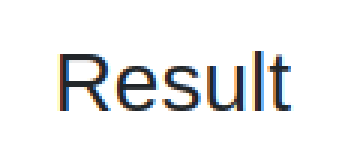
#> input picture reading/ex1.png, 116 x 54 px (shown 3 times larger)
$ jupyter execute --allow-errors test_tesseract.ipynb
#> lines starting #> are read from the running program, lines starting #| are printed output that depends on the picture
#> further down, image is the input picture: shape (54, 116, 3); mean B, G, R 237.9, 237.6, 237.3
#> `gray = cv2.cvtColor(image, cv2.COLOR_BGR2GRAY)`:
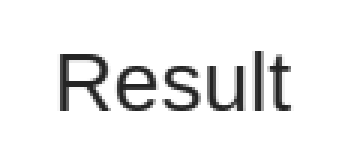
#> gray: shape (54, 116) (shown 3 times larger); min 36, max 255, mean 237.5
[cell 1]
import cv2
import pytesseract
import time

[cell 2]
# Set the path to the Tesseract executable (change this to your Tesseract installation path)
#pytesseract.pytesseract.tesseract_cmd = r'C:\Program Files\Tesseract-OCR\tesseract.exe'

# Use pytesseract to extract text with custom configuration
# --oem 3 for default LSTM OCR Engine
# --psm 6 for single block of text (fastest)
custom_config = r'--oem 3 --psm 6'

start = time.time()
print("Sarted benchmarking...")

nb_images = 100

#> (the rest of this cell did not finish here and is left out)


$ run again, with reading/ex2.png copied over reading/ex1.png
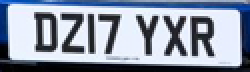
#> input picture reading/ex2.png, 125 x 36 px (shown 2 times larger)
#> image is the input picture: shape (36, 125, 3); mean B, G, R 169, 152.2, 142.5
#> `gray = cv2.cvtColor(image, cv2.COLOR_BGR2GRAY)`:
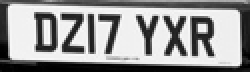
#> gray: shape (36, 125) (shown 2 times larger); min 0, max 255, mean 151.2

$ run again, with reading/ex3.png copied over reading/ex1.png
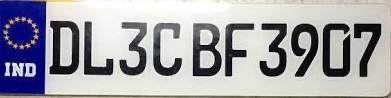
#> input picture reading/ex3.png, 391 x 98 px
#> image is the input picture: shape (98, 391, 3); mean B, G, R 169.6, 163.6, 163.7
#> `gray = cv2.cvtColor(image, cv2.COLOR_BGR2GRAY)`:
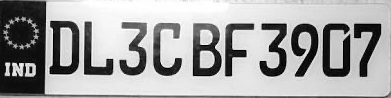
#> gray: shape (98, 391); min 0, max 255, mean 164.3

$ run again, with reading/ex4.png copied over reading/ex1.png
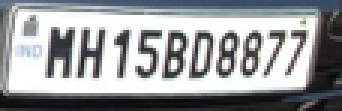
#> input picture reading/ex4.png, 114 x 37 px (shown 3 times larger)
#> image is the input picture: shape (37, 114, 3); mean B, G, R 157.6, 155.2, 152.9
#> `gray = cv2.cvtColor(image, cv2.COLOR_BGR2GRAY)`:
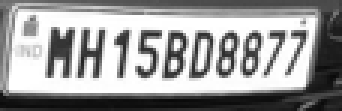
#> gray: shape (37, 114) (shown 3 times larger); min 9, max 255, mean 154.8
